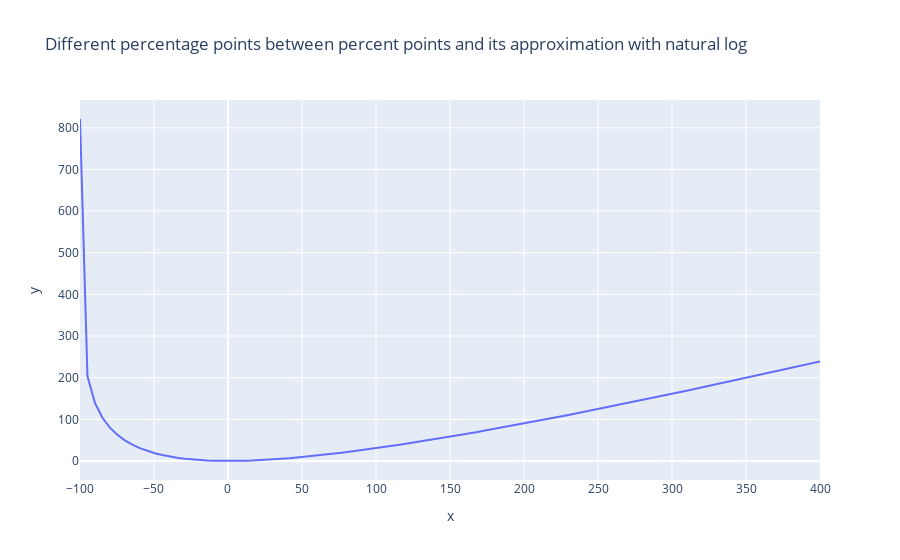

Write notebook code for a chart like this one.
### Code cell
fig = px.line(x=df2['gr_rate']*100, y=df2['difference']*100, title='Different percentage points between percent points and its approximation with natural log')

fig.show()
